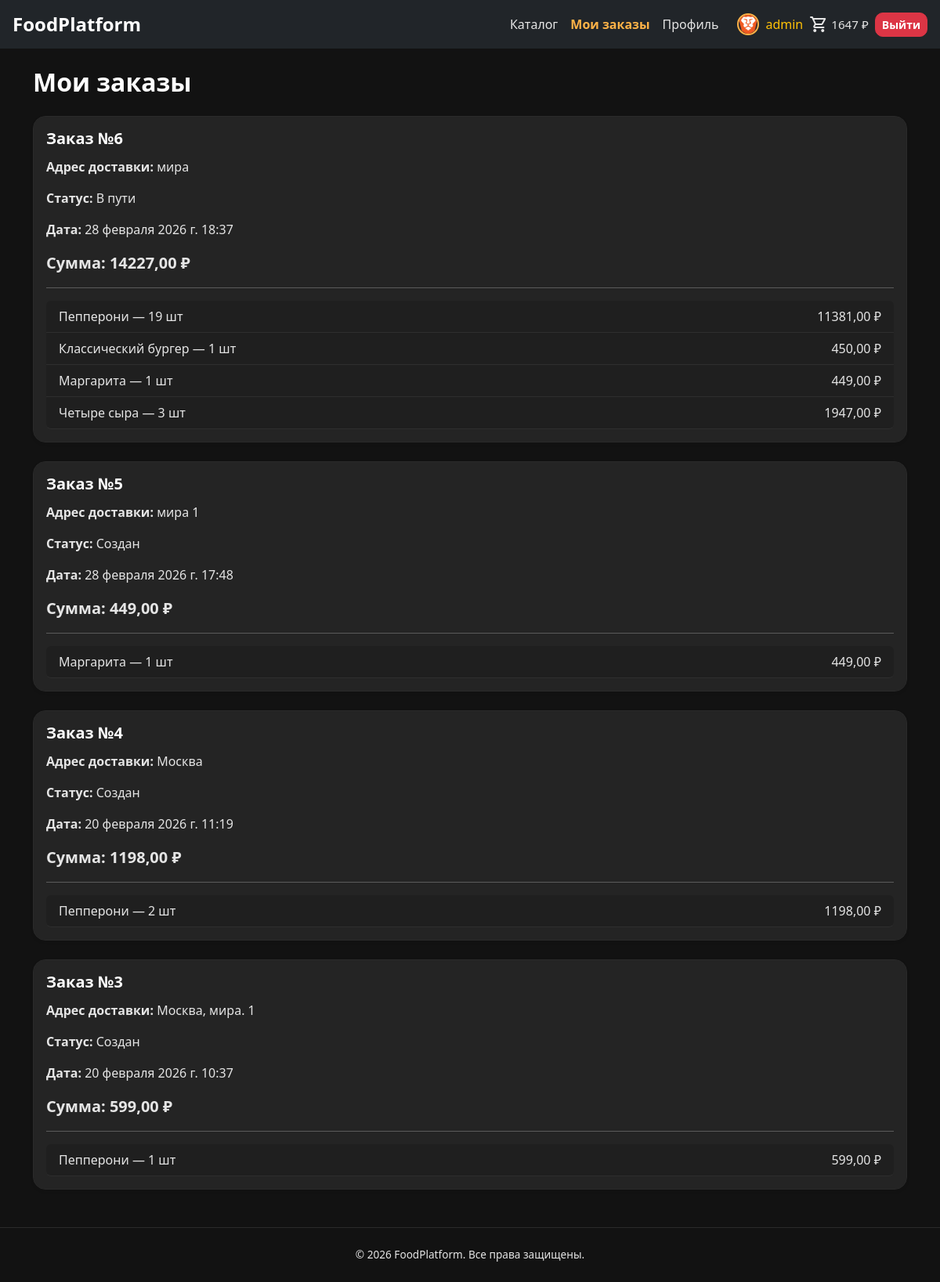
Page /orders/ (signed in) on the committed database.
### users/models.py (models this page shows)
class User(AbstractUser):
    first_name = models.CharField("Имя", max_length=150, blank=True)
    last_name = models.CharField("Фамилия", max_length=150, blank=True)
    phone = models.CharField("Телефон", max_length=20, blank=True)
    birth_date = models.DateField(
        "Дата рождения",
        null=True,
        blank=True
    )
    gender = models.CharField(
        "Пол",
        max_length=10,
        choices=[
            ("male", "Мужской"),
            ("female", "Женский")
        ],
        blank=True
    )
    avatar = models.ImageField(
        "Аватар",
        upload_to="avatars/",
        blank=True,
    )
    GENDER_AVATAR_MAP = {
        "male": "img/avatars/default_male.png",
        "female": "img/avatars/default_female.png",
    }
    DEFAULT_AVATAR = "img/avatars/default_neutral.png"
    def get_avatar_url(self):
        if self.avatar:
            return self.avatar.url
        return static(self.GENDER_AVATAR_MAP.get(self.gender, self.DEFAULT_AVATAR))
    class Meta:
        verbose_name = "пользователь"
        verbose_name_plural = "пользователи"

### products/models.py (models this page shows, shortened)
class Order(models.Model):
    STATUS_CHOICES = [
        ('created', 'Создан'),
        ('cooking', 'Готовится'),
        ('delivery', 'В пути'),
        ('delivered', 'Доставлен'),
    ]
    user = models.ForeignKey(
        settings.AUTH_USER_MODEL,
        on_delete=models.CASCADE,
        related_name='orders',
        verbose_name="Пользователь",
    )
    created = models.DateTimeField("Дата создания", auto_now_add=True)
    status = models.CharField(
        "Статус",
        max_length=20,
        choices=STATUS_CHOICES,
        default='created',
    )
    delivery_address = models.TextField(
        "Адрес доставки",
        null=True,
        blank=True,
    )
    comment = models.TextField(
        "Комментарий к заказу",
        blank=True,
        default="",
    )
    card_last_four = models.CharField(
        "Последние 4 цифры карты",
        max_length=4,
        blank=True,
        default="",
    )
    total_price = models.DecimalField(
        "Сумма заказа",
        max_digits=10,
        decimal_places=2,
    )
    class Meta:
        verbose_name = "заказ"
        verbose_name_plural = "заказы"

class OrderItem(models.Model):
    order = models.ForeignKey(
        Order,
        on_delete=models.CASCADE,
        related_name='items',
        verbose_name="Заказ",
    )
    product = models.ForeignKey(Product, on_delete=models.CASCADE, verbose_name="Товар")
    price = models.DecimalField("Цена", max_digits=10, decimal_places=2)
    quantity = models.PositiveIntegerField("Количество")
    class Meta:
        verbose_name = "позиция заказа"
        verbose_name_plural = "позиции заказа"
    def sum(self):
        return self.price * self.quantity

class Product(models.Model):
    name = models.CharField("Название", max_length=256)
    image = models.ImageField("Изображение", upload_to='products/')
    description = models.TextField("Описание")
    short_description = models.CharField("Краткое описание", max_length=64)
    price = models.DecimalField("Цена", max_digits=10, decimal_places=2)
    quantity = models.PositiveIntegerField("Количество")
    rating = models.DecimalField(
        "Рейтинг",
        max_digits=2,
        decimal_places=1,
        default=0,
        help_text="От 0 до 5",
    )
    category = models.ForeignKey(
        ProductCategory,
        on_delete=models.CASCADE,
        related_name='products',
        verbose_name="Категория",
    )
    class Meta:
        verbose_name = "товар"
        verbose_name_plural = "товары"

### products/views.py (the view)
# urls.py: path('orders/', views.orders_view, name='orders'),
@login_required
def orders_view(request):
    orders = Order.objects.filter(user=request.user).order_by('-created')
    return render(request, 'products/orders.html', {
        'orders': orders
    })

### products/context_processors.py (called while the page is built, shortened)
def cart_total(request):
    if request.user.is_authenticated:
        baskets = Basket.objects.filter(user=request.user).select_related('product')
        total = sum(item.sum() for item in baskets)
        count = sum(item.quantity for item in baskets)
        return {"cart_total": total, "cart_count": count}

### products/models.py (called while the page is built)
    def sum(self):
        return self.product.price * self.quantity

### products/templates/products/orders.html
{% extends "products/base.html" %}
{% block content %}
<h2 class="mb-4">Мои заказы</h2>
{% for order in orders %}
    <div class="card mb-4 shadow-sm">
        <div class="card-body">
            <h5 class="card-title">Заказ №{{ order.id }}</h5>
            <p><strong>Адрес доставки:</strong> {{ order.delivery_address }}</p>
            <p><strong>Статус:</strong> {{ order.get_status_display }}</p>
            <p><strong>Дата:</strong> {{ order.created }}</p>
            <p class="fw-bold fs-5">Сумма: {{ order.total_price }} ₽</p>
            <hr>
            <ul class="list-group">
                {% for item in order.items.all %}
                    <li class="list-group-item d-flex justify-content-between">
                        <span>
                            {{ item.product.name }} —
                            {{ item.quantity }} шт
                        </span>
                        <span>
                            {{ item.sum }} ₽
                        </span>
                    </li>
                {% endfor %}
            </ul>
        </div>
    </div>
{% empty %}
    <div class="alert alert-info">
        Заказов пока нет
    </div>
{% endfor %}
{% endblock %}

### products/templates/products/base.html (shortened to what this page needs)
{% load static %}
<!DOCTYPE html>
<html lang="ru">
<head>
    <link href="https://cdn.jsdelivr.net/npm/bootstrap@5.3.3/dist/css/bootstrap.min.css" rel="stylesheet">
    <link rel="stylesheet" href="{% static 'css/style.css' %}">
</head>
<body>
<nav class="navbar navbar-expand-lg navbar-dark bg-dark sticky-top">
    <div class="container-fluid px-3">
        <a class="navbar-brand fw-semibold fs-4" href="{% url 'index' %}">FoodPlatform</a>
        <div class="d-none d-lg-flex flex-grow-1 justify-content-end" id="navbarMain">
            <ul class="navbar-nav ms-auto align-items-center">
                <li class="nav-item"><a class="nav-link{% if request.resolver_match.url_name == 'index' or request.resolver_match.url_name == 'category' %} active{% endif %}" href="{% url 'index' %}">Каталог</a></li>
                <li class="nav-item"><a class="nav-link{% if request.resolver_match.url_name == 'orders' %} active{% endif %}" href="{% url 'orders' %}">Мои заказы</a></li>
                {% if user.is_authenticated %}
                    <li class="nav-item"><a class="nav-link{% if request.resolver_match.url_name == 'profile' %} active{% endif %}" href="{% url 'users:profile' %}">Профиль</a></li>
                    <li class="nav-item ms-3 d-flex align-items-center">
                        <img src="{{ user.get_avatar_url }}" alt="" class="profile-avatar-nav me-2">
                        <span class="text-warning">{{ user.username }}</span>
                    </li>
                    <li class="nav-item ms-2">
                        <a href="{% url 'basket' %}"
                           class="navbar-cart d-flex align-items-center text-decoration-none text-white"
                           title="Корзина">
                            <span class="material-symbols-outlined md-24">shopping_cart</span>
                            <span class="navbar-cart__total ms-1">{{ cart_total|floatformat:0 }} ₽</span>
                        </a>
                    </li>
                    <li class="nav-item ms-2">
                        <form method="post" action="{% url 'users:logout' %}" class="d-inline">{% csrf_token %}
                            <button type="submit" class="btn btn-sm btn-danger">Выйти</button>
                        </form>
                    </li>
                {% endif %}
            </ul>
        </div>
    </div>
</nav>
<main class="container mt-4">
    {% block content %}
    {% endblock %}
</main>
<footer class="site-footer text-center">
    <span>&copy; {% now "Y" %} FoodPlatform. Все права защищены.</span>
</footer>
</body>
</html>

### static/css/style.css (style rules this page uses)
body { font-family: "Segoe UI", Arial, sans-serif; margin: 0; min-height: 100vh; background-color: #121212; color: #e5e5e5; }
.material-symbols-outlined { font-variation-settings: "opsz" 24, "wght" 400, "FILL" 0, "GRAD" 0; vertical-align: middle; user-select: none; }
.material-symbols-outlined.md-24 { font-variation-settings: "opsz" 24; }
.nav-link { color: #e5e5e5 !important; }
.nav-link.active { color: #ffb347 !important; font-weight: 600; }
.navbar-brand { color: #ffffff !important; }
.navbar-cart { color: #e5e5e5; font-size: 0.95rem; font-weight: 500; }
.navbar-cart .material-symbols-outlined { font-variation-settings: "opsz" 24, "FILL" 0, "wght" 400, "GRAD" 0; }
.navbar-cart__total { white-space: nowrap; }
h1, h2, h3, h4, h5, h6 { font-weight: 700; color: #ffffff; margin-bottom: 25px; }
p, span, label, li, td, th { color: #e5e5e5; }
a { text-decoration: none; }
.card { border: 1px solid #2a2a2a; border-radius: 16px; background: #242424; color: #ffffff; transition: 0.25s ease; overflow: hidden; }
.card-body { background: #242424; }
.card-title { color: #ffffff; font-weight: 700; margin-bottom: 12px; }
.list-group-item { background: #1f1f1f; color: #e5e5e5; border: none; border-bottom: 1px solid #2e2e2e; }
.btn { border-radius: 10px; font-weight: 600; }
.btn-warning, .btn-danger { color: #fff; }
.site-footer { padding: 1.5rem 0; margin-top: 3rem; border-top: 1px solid #2a2a2a; color: #757575; font-size: 0.85rem; }
.profile-avatar-nav { width: 28px; height: 28px; object-fit: cover; border-radius: 50%; border: 2px solid #ffb347; }

### rows in the picture
User: username "admin"
Order: id "6", delivery_address "мира", status "В пути", created "28 февраля 2026 г. 18:37", total_price "14227,00"
OrderItem: product.name "Пепперони", quantity "19", sum "11381,00"
OrderItem: product.name "Классический бургер", quantity "1", sum "450,00"
OrderItem: product.name "Маргарита", quantity "1", sum "449,00"
OrderItem: product.name "Четыре сыра", quantity "3", sum "1947,00"
Order: id "5", delivery_address "мира 1", status "Создан", created "28 февраля 2026 г. 17:48", total_price "449,00"
OrderItem: product.name "Маргарита", quantity "1", sum "449,00"
Order: id "4", delivery_address "Москва", status "Создан", created "20 февраля 2026 г. 11:19", total_price "1198,00"
OrderItem: product.name "Пепперони", quantity "2", sum "1198,00"
Order: id "3", delivery_address "Москва, мира. 1", status "Создан", created "20 февраля 2026 г. 10:37", total_price "599,00"
OrderItem: product.name "Пепперони", quantity "1", sum "599,00"

### other values in the picture
{{ cart_total|floatformat:0 }} "1647"
